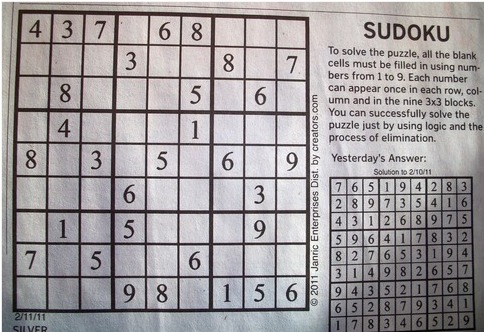
#> input picture dataset/sudokuImage/image1.jpg, 484 x 332 px
$ python -i displayer.py   (imports and definitions only)
#> lines starting #> are read from the running program, lines starting #| are printed output that depends on the picture; after the words box and inside, x2 and y2 are one past the last pixel; in counts of white or black regions, pixels touching at a corner belong together
#!/usr/bin/env python3

"""
Sudoku Image Solver uses image processing techniques to extract sudoku puzzle
Requires Python 3, OpenCV (for image processing)
USAGE: python3 sudokuImageSolver.py to launch in GUI and python3 sudokuImageSolver_console.py to launch in console
"""

import cv2
import numpy as np
from copy import deepcopy
from settings import DISPLAY_IMG, OUTPUT_PATH
import os


class Display:
	images=None
	def __init__(self,graphicalUserInterface=False):
		self.graphicalUserInterface=graphicalUserInterface
		self.images=[]

	def displayImage(self,image,title="Sudoku Puzzle"):
		if(not DISPLAY_IMG):
			return
		else:
			cv2.imshow(title,image)
			cv2.imwrite(OUTPUT_PATH, image)
			cv2.waitKey(0)


"""
This method finds the largest connected pixel structure in image and returns the seed of it
"""
def findLargestFeatureInImage(image,topLeft=None,bottomRight=None):
	img=deepcopy(image)

	height,width=image.shape[:2]
#> height = 332; width = 484

	if(topLeft is None):
		        #(x,y)
		topLeft=(0,0)
	if(bottomRight is None):
		             #(x,y)
		bottomRight=(width,height)
#> bottomRight = (484, 332)


	if(bottomRight[0]-topLeft[0]>width or bottomRight[1]-topLeft[1]>height):
		raise ValueError("Error in findLargestFeatureInImage: coordinate of topLeft and bottomRight cannot be larger than the image it")


	maximumArea=0
	seed=None

	for y in range(topLeft[1],bottomRight[1]):
		for x in range(topLeft[0],bottomRight[0]):
			if(img.item(y,x)==255 and x<width and y<height):
				#flood fill current feature with grey
				featureArea=cv2.floodFill(img,None,(x,y),64)
				if(featureArea[0]>maximumArea):
					maximumArea=featureArea[0]
					seed=(x,y)
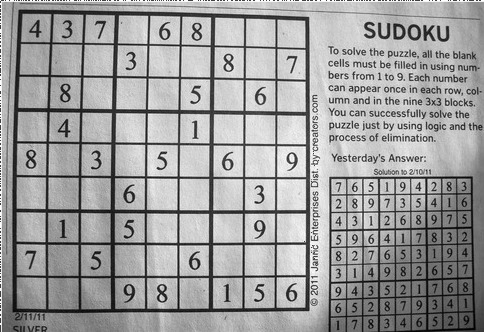
#> img: shape (332, 484); min 0, max 254, mean 158
#> after the loop, maximumArea = 7; seed = (0, 325)

	feature, cornerPoints=computeBoundingBoxOfFeature(image,seed,boundingBox=False)

	return feature,cornerPoints,seed

"""
This method returns a box (or corner points if includeBoundingBox is False) bounding the connected pixels on (x,y)
1. We will first fill all features in the image with grey
2. Then we fill all the zero valued pixels in the same connected component as seed with white
3. We then fill all those grey pixels with black
4. By looping through all the pixels, we can examine the whites and compute the corner points or bounding box of it
"""
def computeBoundingBoxOfFeature(image,seed,boundingBox=True):
#> called with seed = (0, 325), boundingBox = False
	sudokuImage=deepcopy(image)
	height,width=image.shape[:2]
#> height = 332; width = 484

	#https://docs.opencv.org/2.4/modules/imgproc/doc/miscellaneous_transformations.html?highlight=floodfill#floodfill
	mask=np.zeros((height+2,width+2),np.uint8)

	#flood fill all features with grey
	for y in range(height):
		for x in range(width):
			if(sudokuImage.item(y,x)==255 and x<width and y<height):
				cv2.floodFill(sudokuImage,None,(x,y),64)

	#flood fill all zero valued pixels in the same connected component as seed with white
	#after this step only the target feature will be white in the input image, everything else will be black/grey
	if(seed is not None):
		if(seed[0] is not None and seed[1] is not None):
			cv2.floodFill(sudokuImage,mask,seed,255)
#> sudokuImage: shape (332, 484); under 0.01% of pixels changed, all inside (x1, y1, x2, y2) = (0, 325, 1, 332)

	#we initialize our corner points to be the opposite of their points,
	#for example, the coordinates for top left will be coordinates of bottom right, coordinates of top right will be coordinates of bottom left and so on
	#this allows us to make the safe assumption that if the area is negative or if the area is small, there is no digit in the image
	topLine=height; bottomLine=0; leftLine=width; rightLine=0
#> after `topLine = height`: topLine = 332
#> after `leftLine = width`: leftLine = 484
	topLeft=(width,height); topRight=(0,height); bottomLeft=(width,0); bottomRight=(0,0)
#> after `topLeft = (width, height)`: topLeft = (484, 332)
#> after `topRight = (0, height)`: topRight = (0, 332)
#> after `bottomLeft = (width, 0)`: bottomLeft = (484, 0)

	for y in range(height):
		for x in range(width):
			if(sudokuImage.item(y,x)==64):
				#colour everything that is not our target feature with black colour
				cv2.floodFill(sudokuImage,mask,(x,y),0)
			#if this is our target feature, we compute the corner point/bounding box of it
			if(sudokuImage.item(y,x)==255):
				if(boundingBox):
					if(x<leftLine):
						leftLine=x

					if(x>rightLine):
						rightLine=x

					if(y<topLine):
						topLine=y

					if(y>bottomLine):
						bottomLine=y
				else:
					##Idea:
					#our initial topLeft (width,height) has the max sum of the image. topLeft should be coordinates with minimum sum
					if(x+y<sum(topLeft)):
						topLeft=(x,y)
					#our initial bottomRight (0,0) has the minimum sum of the image. bottomRight should be coordinates with maximum sum
					if(x+y>sum(bottomRight)):
						bottomRight=(x,y)
					#our initial topRight (0,height) has the minimum difference between x and y of the image. topRight should have maximum difference between x and y
					if(x-y>topRight[0]-topRight[1]):
						topRight=(x,y)
					#our initial bottomLeft (width,0) has the maximum difference between x and y of the image. bottomLeft should have minimum difference between x and y
					if(x-y<bottomLeft[0]-bottomLeft[1]):
						bottomLeft=(x,y)
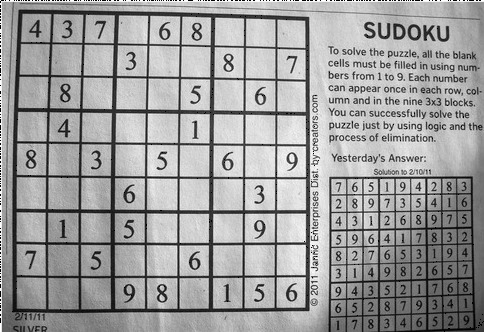
#> sudokuImage: shape (332, 484); min 0, max 255, mean 157.7
#> after the loop, bottomLeft = (0, 331); bottomLine = 0; bottomRight = (0, 331); leftLine = 484; rightLine = 0; topLeft = (0, 325); topLine = 332; topRight = (0, 325)


	if boundingBox:
		topLeft=(leftLine,topLine)
		bottomRight=(rightLine,bottomLine)
		cornerPoints=np.array([topLeft,bottomRight],dtype="float32")
	else:
		cornerPoints=np.array([topLeft,topRight,bottomRight,bottomLeft],dtype="float32")
#> cornerPoints = [[0, 325], [0, 325], [0, 331], [0, 331]]

	return sudokuImage,cornerPoints

>>> import cv2
>>> picture = cv2.imread('../dataset/sudokuImage/image1.jpg', cv2.IMREAD_GRAYSCALE)
>>> result = findLargestFeatureInImage(picture)

$ run again, on dataset/sudokuImage/image10.jpg
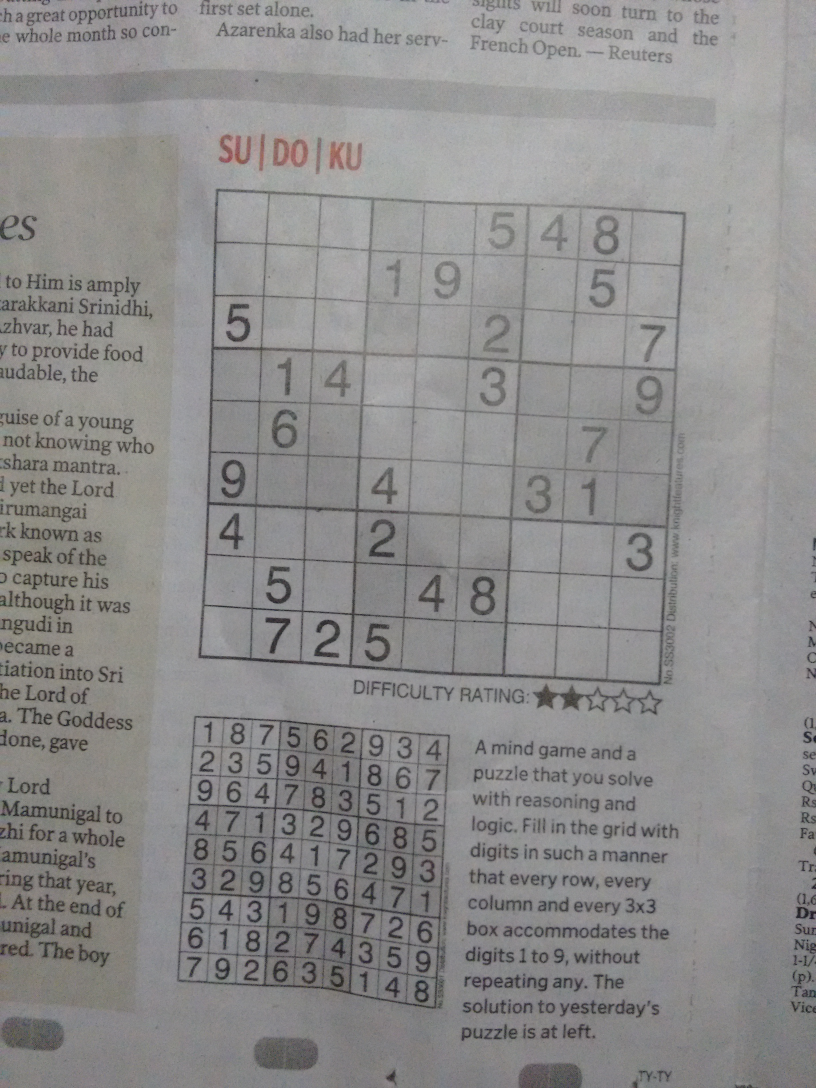
#> input picture dataset/sudokuImage/image10.jpg, 2448 x 3264 px (shown at 1/3 size)
#> after the loop in findLargestFeatureInImage, `for y in range(topLeft[1],bottomRight[1]):`: maximumArea = 0
#> after the loop in computeBoundingBoxOfFeature, `for y in range(height):`:
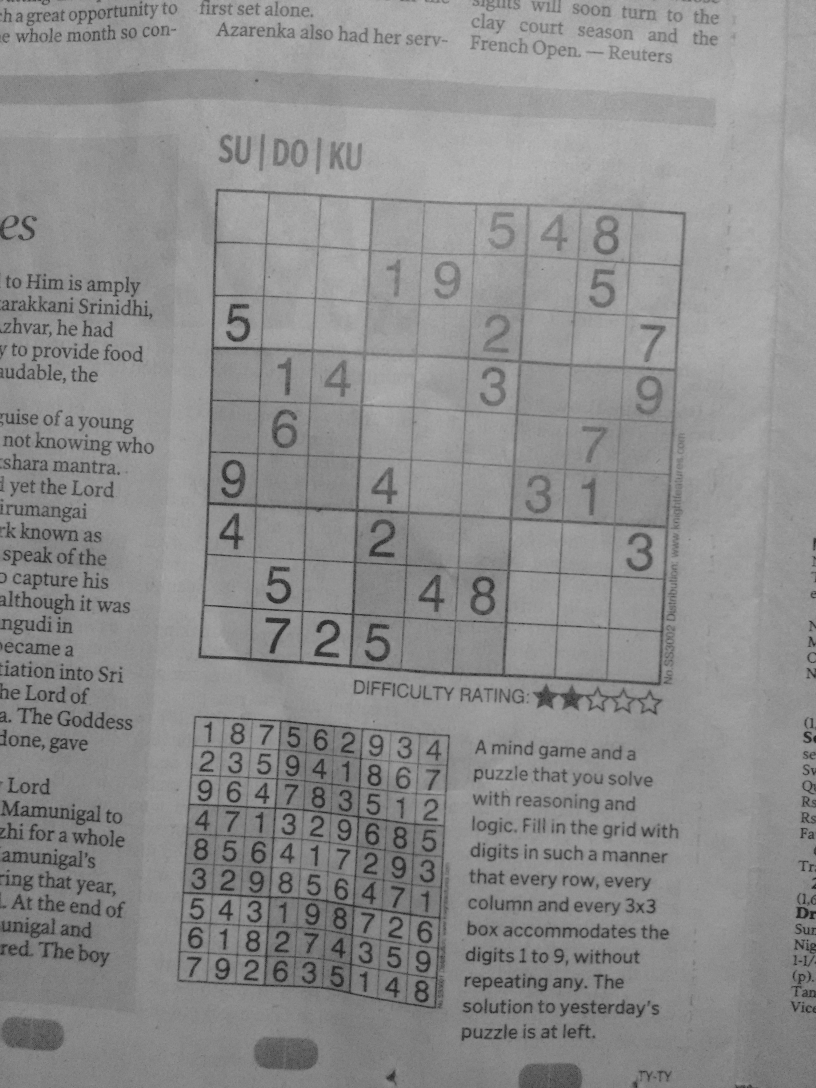
#> sudokuImage: shape (3264, 2448) (shown at 1/3 size); min 0, max 190, mean 140.2
#> after the loop in computeBoundingBoxOfFeature, `for y in range(height):`: bottomRight = (0, 0); leftLine = 2448; rightLine = 0; topLine = 3264
#> in computeBoundingBoxOfFeature, `cornerPoints=np.array([topLeft,topRight,bottomRight,bottomLeft],dtype=..`: cornerPoints = [[2448, 3264], [0, 3264], [0, 0], [2448, 0]]

$ run again, on dataset/sudokuImage/image11.jpg
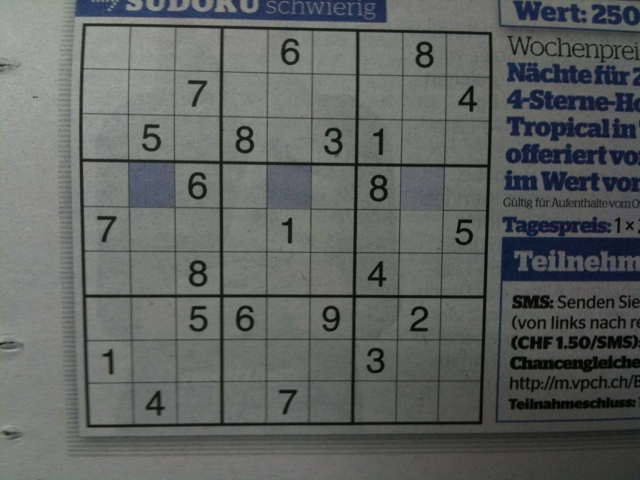
#> input picture dataset/sudokuImage/image11.jpg, 640 x 480 px
#> `picture = cv2.imread('../dataset/sudokuImage/image1.jpg', cv2.IMREAD_G..`:
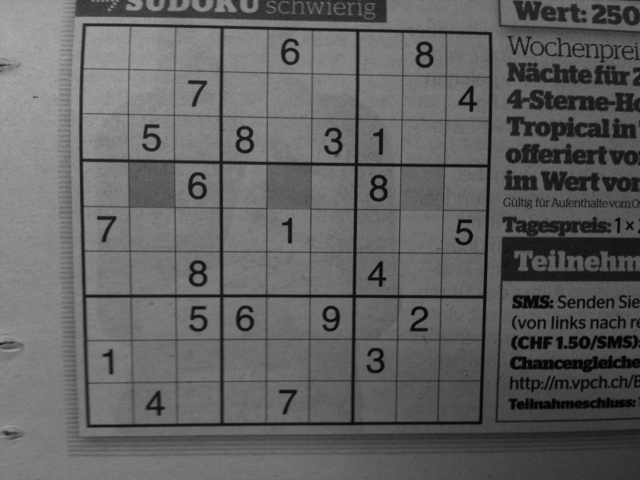
#> picture: shape (480, 640); min 0, max 177, mean 97.9
#> after the loop in findLargestFeatureInImage, `for y in range(topLeft[1],bottomRight[1]):`: maximumArea = 0
#> after the loop in computeBoundingBoxOfFeature, `for y in range(height):`:
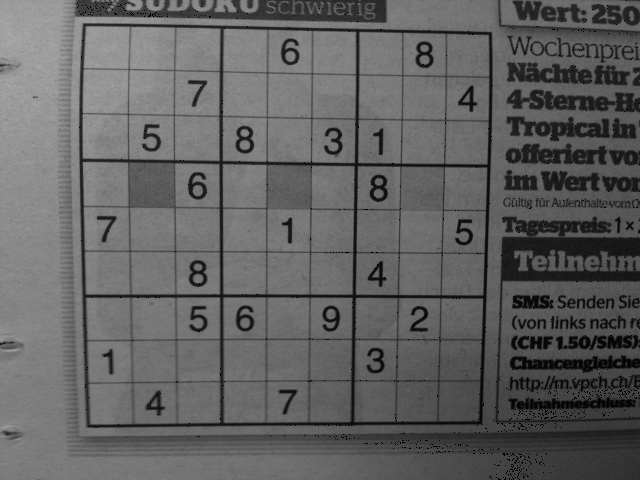
#> sudokuImage: shape (480, 640); 0.43% of pixels changed, all inside (x1, y1, x2, y2) = (4, 0, 640, 480)
#> after the loop in computeBoundingBoxOfFeature, `for y in range(height):`: bottomRight = (0, 0); leftLine = 640; rightLine = 0; topLine = 480
#> in computeBoundingBoxOfFeature, `cornerPoints=np.array([topLeft,topRight,bottomRight,bottomLeft],dtype=..`: cornerPoints = [[640, 480], [0, 480], [0, 0], [640, 0]]

$ run again, on dataset/sudokuImage/image12.jpg
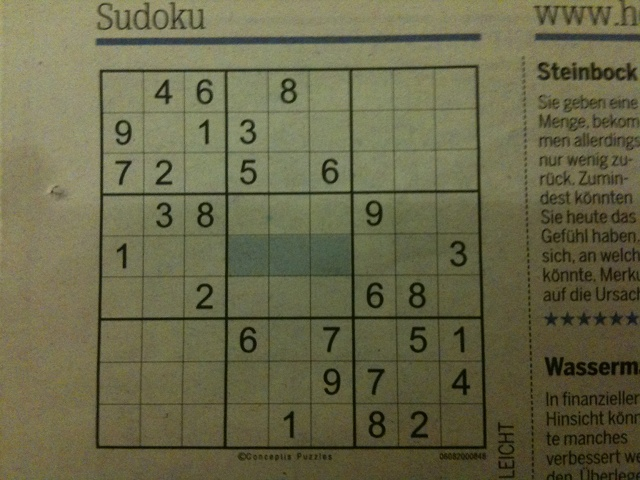
#> input picture dataset/sudokuImage/image12.jpg, 640 x 480 px
#> `picture = cv2.imread('../dataset/sudokuImage/image1.jpg', cv2.IMREAD_G..`:
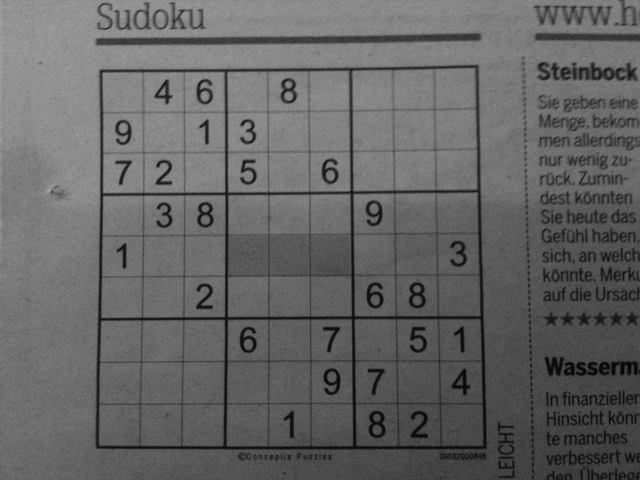
#> picture: shape (480, 640); min 2, max 168, mean 101.1
#> after the loop in findLargestFeatureInImage, `for y in range(topLeft[1],bottomRight[1]):`: maximumArea = 0
#> after the loop in computeBoundingBoxOfFeature, `for y in range(height):`:
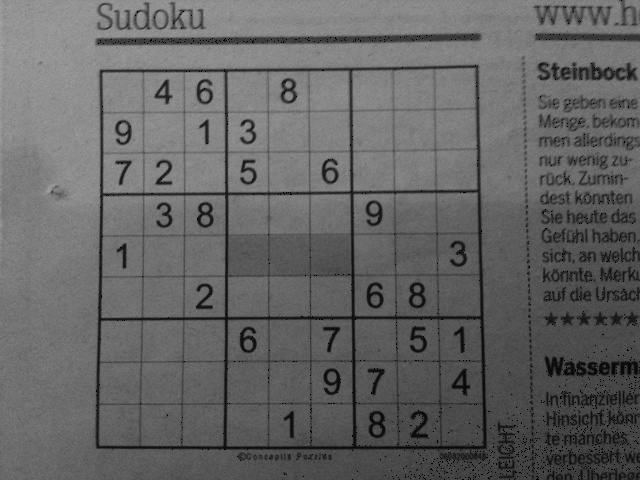
#> sudokuImage: shape (480, 640); 0.54% of pixels changed, all inside (x1, y1, x2, y2) = (96, 0, 640, 480)
#> after the loop in computeBoundingBoxOfFeature, `for y in range(height):`: bottomRight = (0, 0); leftLine = 640; rightLine = 0; topLine = 480
#> in computeBoundingBoxOfFeature, `cornerPoints=np.array([topLeft,topRight,bottomRight,bottomLeft],dtype=..`: cornerPoints = [[640, 480], [0, 480], [0, 0], [640, 0]]
